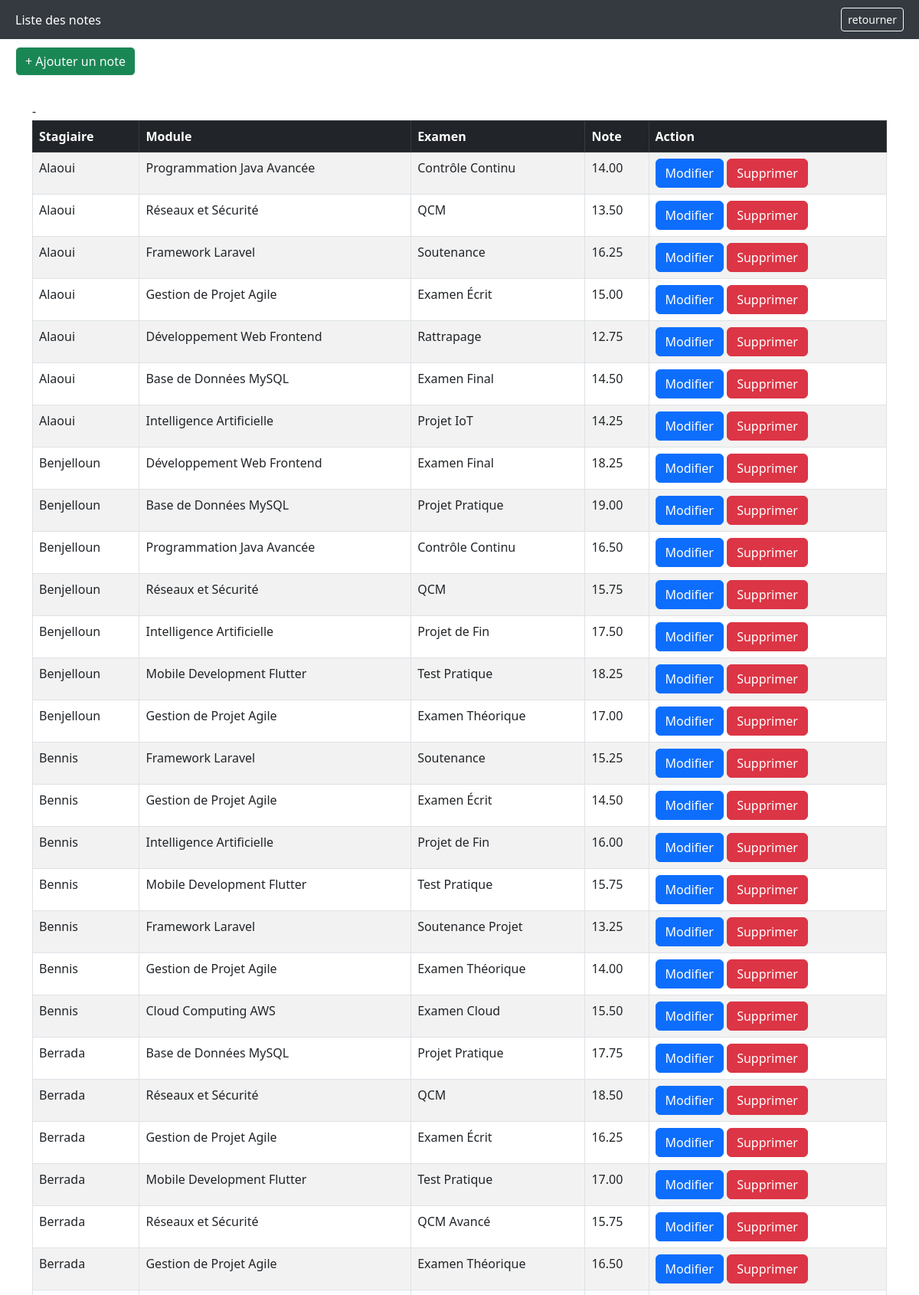
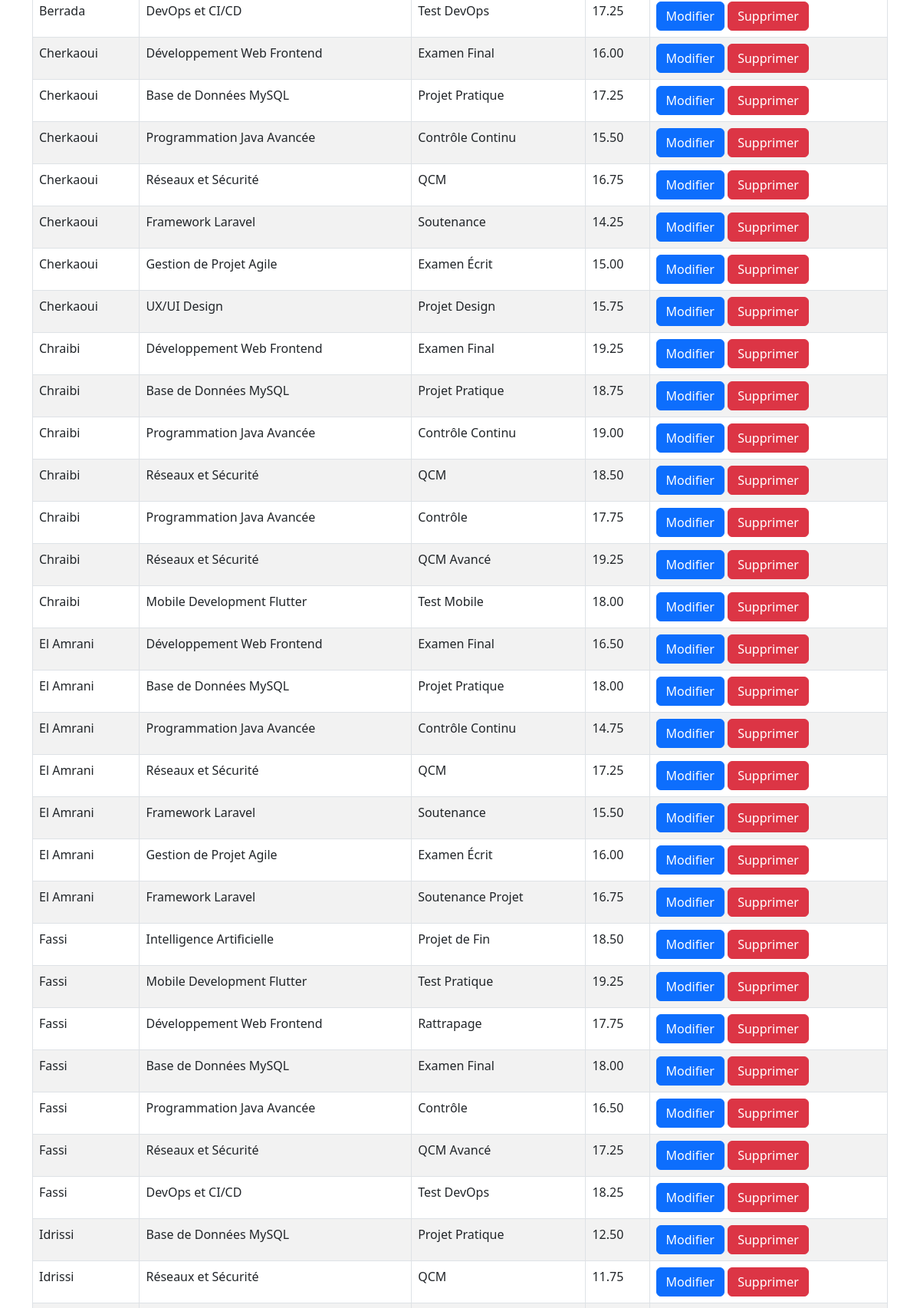
The app's page /admin/note/list.php (signed in, upper part) with its own data (2 pictures, top to bottom).
### tables this page shows
CREATE TABLE stagiaire (
    id_stg INT PRIMARY KEY AUTO_INCREMENT,
    nom_stg VARCHAR(50) NOT NULL,
    prenom_stg VARCHAR(50) NOT NULL,
    telephone_stg VARCHAR(15),
    login_stg VARCHAR(30) UNIQUE NOT NULL,
    mot_de_passe_stg VARCHAR(255) NOT NULL
);

CREATE TABLE module (
    id_module INT PRIMARY KEY AUTO_INCREMENT,
    nom_module VARCHAR(100) NOT NULL,
    type_module VARCHAR(50),
    masse_horraire_module INT NOT NULL
);

CREATE TABLE examen (
    id_examen INT PRIMARY KEY AUTO_INCREMENT,
    type_examen VARCHAR(50) NOT NULL,
    date_examen DATE NOT NULL,
    salle_examen VARCHAR(20),
    id_module INT,
    FOREIGN KEY (id_module) REFERENCES module(id_module)
);

CREATE TABLE notes (
    id_stg INT,
    id_examen INT,
    note DECIMAL(4,2) CHECK (note >= 0 AND note <= 20),
    PRIMARY KEY (id_stg, id_examen),
    FOREIGN KEY (id_stg) REFERENCES stagiaire(id_stg),
    FOREIGN KEY (id_examen) REFERENCES examen(id_examen)
);

### admin/note/list.php (the view, shortened to what this page needs)
<!DOCTYPE html>
<html lang="en">
<head>
    <link href="https://cdn.jsdelivr.net/npm/bootstrap@5.3.0/dist/css/bootstrap.min.css" rel="stylesheet">
</head>
<body>
<div class="header">
    <div>Liste des notes</div>
    <a href="../dashboard.php" class="btn btn-outline-light btn-sm">retourner</a>
</div>
<div class="header" style="background-color: white;">
    <a class="btn btn-outline-light btn-success" href="ajouter.php">+ Ajouter un note</a>
</div>
<?php
require "../../connexion.php";
$sql = "SELECT s.id_stg,s.nom_stg,s.prenom_stg,m.nom_module,e.id_examen,e.type_examen,n.note FROM stagiaire s
        JOIN notes n ON s.id_stg = n.id_stg
        JOIN examen e ON n.id_examen = e.id_examen
        JOIN module m ON e.id_module = m.id_module
        ORDER BY s.nom_stg ";
$stmt = $pdo -> prepare($sql);
$stmt -> execute();
$resultat = $stmt -> fetchAll(PDO::FETCH_ASSOC);
if(!$resultat)
    {
       echo'<div class="alert alert-danger  container mt-4">Aucune note existe</div>';
    }
else
{
  ?>
<div class="container mt-4">
  <table class="table table-bordered table-striped">
    <thead class="table-dark">
      <tr>
        <th>Stagiaire</th>
        <th>Module</th>
        <th>Examen</th>
        <th>Note</th>
        <th>Action</th>
      </tr>-
    </thead>
    <tbody>
        <tr>
            <?php foreach($resultat as $r): ?>
            <td> <?php echo $r["nom_stg"]; ?> </td>
            <td> <?php echo $r["nom_module"]; ?> </td>
            <td> <?php echo $r["type_examen"]; ?> </td>
            <td> <?php echo $r["note"]; ?> </td>
            <td>
                <a class="btn btn-primary" href="modifier.php?id_stg=<?= $r['id_stg']?>&nom_stg=<?= $r['nom_stg']?>&prenom_stg=<?= $r['prenom_stg']?>&examen_id=<?= $r['id_examen']?>&nom_module=<?= $r['nom_module']?>">Modifier</a>
                <a class="btn btn-danger" href="supprimer.php?id_stg=<?= $r["id_stg"] ?>&id_examen=<?= $r["id_examen"] ?>">Supprimer</a>
            </td>
        </tr>
        <?php endforeach; }; ?>
    </tbody>
  </table>
</div>
</body>
</html>

### admin/note/list.php (style rules this page uses)
.header { background-color: #343a40; color: white; padding: 10px 20px; display: flex; justify-content: space-between; align-items: center; }

### records on screen
stagiaire: nom_stg "Alaoui", module.nom_module "Programmation Java Avancée", examen.type_examen "Contrôle Continu", notes.note "14.00", module.nom_module "Réseaux et Sécurité", examen.type_examen "QCM", notes.note "13.50", module.nom_module "Framework Laravel", examen.type_examen "Soutenance", notes.note "16.25", module.nom_module "Gestion de Projet Agile", examen.type_examen "Examen Écrit", notes.note "15.00", module.nom_module "Développement Web Frontend", examen.type_examen "Rattrapage", notes.note "12.75", module.nom_module "Base de Données MySQL", examen.type_examen "Examen Final", notes.note "14.50", module.nom_module "Intelligence Artificielle", examen.type_examen "Projet IoT", notes.note "14.25"
stagiaire: nom_stg "Benjelloun", module.nom_module "Développement Web Frontend", examen.type_examen "Examen Final", notes.note "18.25", module.nom_module "Base de Données MySQL", examen.type_examen "Projet Pratique", notes.note "19.00", module.nom_module "Programmation Java Avancée", examen.type_examen "Contrôle Continu", notes.note "16.50", module.nom_module "Réseaux et Sécurité", examen.type_examen "QCM", notes.note "15.75", module.nom_module "Intelligence Artificielle", examen.type_examen "Projet de Fin", notes.note "17.50", module.nom_module "Mobile Development Flutter", examen.type_examen "Test Pratique", module.nom_module "Gestion de Projet Agile", examen.type_examen "Examen Théorique", notes.note "17.00"
stagiaire: nom_stg "Bennis", module.nom_module "Framework Laravel", examen.type_examen "Soutenance", notes.note "15.25", module.nom_module "Gestion de Projet Agile", examen.type_examen "Examen Écrit", notes.note "14.50", module.nom_module "Intelligence Artificielle", examen.type_examen "Projet de Fin", notes.note "16.00", module.nom_module "Mobile Development Flutter", examen.type_examen "Test Pratique", notes.note "15.75", examen.type_examen "Soutenance Projet", notes.note "13.25", examen.type_examen "Examen Théorique", notes.note "14.00", module.nom_module "Cloud Computing AWS", examen.type_examen "Examen Cloud", notes.note "15.50"
stagiaire: nom_stg "Berrada", module.nom_module "Base de Données MySQL", examen.type_examen "Projet Pratique", notes.note "17.75", module.nom_module "Réseaux et Sécurité", examen.type_examen "QCM", notes.note "18.50", module.nom_module "Gestion de Projet Agile", examen.type_examen "Examen Écrit", notes.note "16.25", module.nom_module "Mobile Development Flutter", examen.type_examen "Test Pratique", notes.note "17.00", examen.type_examen "QCM Avancé", notes.note "15.75", examen.type_examen "Examen Théorique", notes.note "16.50", module.nom_module "DevOps et CI/CD", examen.type_examen "Test DevOps", notes.note "17.25"
stagiaire: nom_stg "Cherkaoui", module.nom_module "Développement Web Frontend", examen.type_examen "Examen Final", notes.note "16.00", module.nom_module "Base de Données MySQL", examen.type_examen "Projet Pratique", notes.note "17.25", module.nom_module "Programmation Java Avancée", examen.type_examen "Contrôle Continu", notes.note "15.50", module.nom_module "Réseaux et Sécurité", examen.type_examen "QCM", notes.note "16.75", module.nom_module "Framework Laravel", examen.type_examen "Soutenance", notes.note "14.25", module.nom_module "Gestion de Projet Agile", examen.type_examen "Examen Écrit", notes.note "15.00", module.nom_module "UX/UI Design", examen.type_examen "Projet Design", notes.note "15.75"
stagiaire: nom_stg "Chraibi", module.nom_module "Développement Web Frontend", examen.type_examen "Examen Final", notes.note "19.25", module.nom_module "Base de Données MySQL", examen.type_examen "Projet Pratique", notes.note "18.75", module.nom_module "Programmation Java Avancée", examen.type_examen "Contrôle Continu", notes.note "19.00", module.nom_module "Réseaux et Sécurité", examen.type_examen "QCM", notes.note "18.50", examen.type_examen "Contrôle", notes.note "17.75", examen.type_examen "QCM Avancé", module.nom_module "Mobile Development Flutter", examen.type_examen "Test Mobile", notes.note "18.00"
stagiaire: nom_stg "El Amrani", module.nom_module "Développement Web Frontend", examen.type_examen "Examen Final", notes.note "16.50", module.nom_module "Base de Données MySQL", examen.type_examen "Projet Pratique", notes.note "18.00", module.nom_module "Programmation Java Avancée", examen.type_examen "Contrôle Continu", notes.note "14.75", module.nom_module "Réseaux et Sécurité", examen.type_examen "QCM", notes.note "17.25", module.nom_module "Framework Laravel", examen.type_examen "Soutenance", notes.note "15.50", module.nom_module "Gestion de Projet Agile", examen.type_examen "Examen Écrit", notes.note "16.00", examen.type_examen "Soutenance Projet", notes.note "16.75"
stagiaire: nom_stg "Fassi", module.nom_module "Intelligence Artificielle", examen.type_examen "Projet de Fin", notes.note "18.50", module.nom_module "Mobile Development Flutter", examen.type_examen "Test Pratique", notes.note "19.25", module.nom_module "Développement Web Frontend", examen.type_examen "Rattrapage", notes.note "17.75", module.nom_module "Base de Données MySQL", examen.type_examen "Examen Final", notes.note "18.00", module.nom_module "Programmation Java Avancée", examen.type_examen "Contrôle", notes.note "16.50", module.nom_module "Réseaux et Sécurité", examen.type_examen "QCM Avancé", notes.note "17.25", module.nom_module "DevOps et CI/CD", examen.type_examen "Test DevOps", notes.note "18.25"
stagiaire: nom_stg "Idrissi", module.nom_module "Base de Données MySQL", examen.type_examen "Projet Pratique", notes.note "12.50", module.nom_module "Réseaux et Sécurité", examen.type_examen "QCM", notes.note "11.75"
